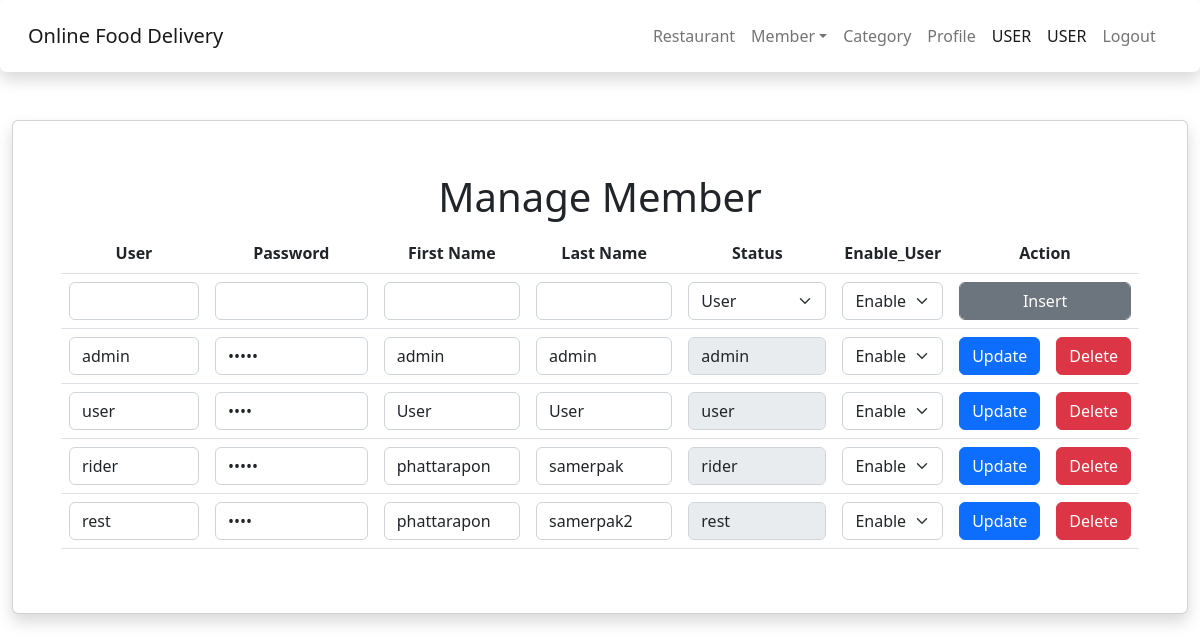
Page /admin/manage_member.php (signed in) on the committed database.
### tables this page shows
CREATE TABLE `member` (
  `mem_id` int(11) NOT NULL,
  `mem_user` varchar(50) NOT NULL,
  `mem_pass` varchar(50) NOT NULL,
  `mem_name` varchar(30) NOT NULL,
  `mem_last` varchar(30) NOT NULL,
  `mem_mail` varchar(50) NOT NULL,
  `mem_phone` varchar(10) NOT NULL,
  `mem_img` varchar(50) DEFAULT NULL,
  `mem_address` varchar(255) NOT NULL,
  `mem_status` varchar(10) NOT NULL,
  `mem_check` varchar(10) NOT NULL
);

### admin/manage_member.php (the view, shortened to what this page needs)
<!DOCTYPE html>
<html lang="en">
<head>
    <?php include('../asset/head/head-admin.php'); ?>
</head>
<body>
    <div class="container-fluid content">
        <div class="card shadow p-5 mb-5 bg-body rounded">
            <h1 class="text-center p-1">Manage Member</h1>
            <div class="table-responsive">
                <table class="table">
                    <thead align="center">
                        <tr>
                            <th>User</th>
                            <th>Password</th>
                            <th>First Name</th>
                            <th>Last Name</th>
                            <th>Status</th>
                            <th>Enable_User</th>
                            <th colspan="2">Action</th>
                        </tr>
                    </thead>
                    <tbody>
                        <tr>
                            <form action="config_member.php" method="post">
                                <td><input type="text" class="form-control" name="mem_user"></td>
                                <td><input type="password" class="form-control" name="mem_pass"></td>
                                <td><input type="text" class="form-control" name="mem_name"></td>
                                <td><input type="text" class="form-control" name="mem_last"></td>
                                <td>
                                    <select class="form-select" name="mem_status">
                                        <option value="user">User</option>
                                    </select>
                                </td>
                                <td>
                                    <select class="form-select" name="mem_check">
                                        <option value="enable">Enable</option>
                                    </select>
                                </td>
                                <td colspan="2"><button type="submit" name="insert"
                                        class="btn btn-secondary form-control">Insert</button></td>
                            </form>
                        </tr>
                    </tbody>
                    <?php
                    $sql = "SELECT * FROM member WHERE mem_check = 'enable'";
                    $query = mysqli_query($conn, $sql);
                    ?>
                    <?php while ($result = mysqli_fetch_array($query)): ?>
                        <tbody>
                            <tr>
                                <form action="config_member.php" method="POST">
                                    <td><input type="text" class="form-control" name="mem_user"
                                            value="<?php echo $result['mem_user']; ?>"></td>
                                    <td><input type="password" class="form-control" name="mem_pass"
                                            value="<?php echo $result['mem_pass']; ?>"></td>
                                    <td><input type="text" class="form-control" name="mem_name"
                                            value="<?php echo $result['mem_name']; ?>"></td>
                                    <td><input type="text" class="form-control" name="mem_last"
                                            value="<?php echo $result['mem_last']; ?>"></td>
                                    <td><input type="text" disabled class="form-control" name="mem_status"
                                            value="<?php echo $result['mem_status']; ?>"></td>
                                    <td>
                                        <select class="form-control form-select " name="mem_check">
                                            <option value="enable">Enable</option>
                                        </select>
                                    </td>
                                    <td><button type="submit" name="update" class="btn btn-primary">Update</button></td>
                                    <td><button type="submit" name="delete" class="btn btn-danger">Delete</button></td>
                                </form>
                            </tr>
                        </tbody>
                    <?php endwhile; ?>
                </table>
            </div>
        </div>
    </div>
</body>
</html>

### rows in the picture
member: mem_user "admin", mem_name "admin", mem_last "admin", mem_status "admin"
member: mem_user "user", mem_name "User", mem_last "User", mem_status "user"
member: mem_user "rider", mem_name "phattarapon", mem_last "samerpak", mem_status "rider"
member: mem_user "rest", mem_name "phattarapon", mem_last "samerpak2", mem_status "rest"

### other values in the picture
$_SESSION["mem_name"] "USER"
$_SESSION["mem_last"] "USER"
